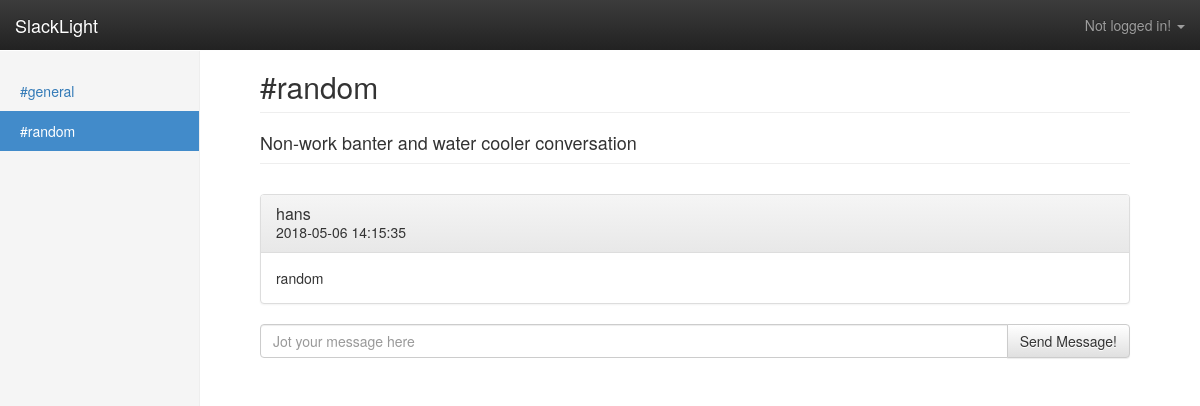
The app's page /index.php?view=main&channelId=2 with its own data.
### tables this page shows
CREATE TABLE channel (
	id INT(11) NOT NULL AUTO_INCREMENT,
	name VARCHAR(255) NOT NULL,
	PRIMARY KEY (id)
);

CREATE TABLE topic (
	id INT(11) NOT NULL AUTO_INCREMENT,
	channel_id INT(11) NOT NULL,
	name VARCHAR(1000) NOT NULL,
	PRIMARY KEY (id)
);

### index.php (called while the page is built, shortened)
<?php
require_once('inc/bootstrap.php');
$default_view = 'main';
$view = $default_view;
if (isset($_REQUEST['view']) &&
    file_exists(__DIR__ . '/views/' . $_REQUEST['view'] . '.php'))
    {
        $view = $_REQUEST['view'];
    }
require_once('views/' . $view . '.php');

### lib/Data/DataManager_PDO.php (called while the page is built, shortened)
<?php
class DataManager {
    private static $__connection;
    private static function getConnection() {
        if (!isset(self::$__connection)) {
            self::$__connection = new \PDO('mysql:host=localhost;dbname=fh_2018_scm4_S1610307035;charset=utf8', 'root', '');
        }
        return self::$__connection;
    }
    private static function query ($connection, $query, $parameters = array()) {
        $statement = $connection->prepare($query);
        $i = 1;
        foreach ($parameters as $param) {
            if (is_int($param)) {
                $statement->bindValue($i, $param,\PDO::PARAM_INT);
            }
            $i++;
        }
        $statement->execute();
        return $statement;
    }
    private static function fetchObject($cursor) {
        return $cursor->fetchObject();
    }
    private static function closeConnection() {
        self::$__connection = null;
    }
    public static function getChannels() : array {
        $channels = array();
        $con = self::getConnection();
        $res = self::query($con, "
            SELECT id, name
            FROM channel
        ");
        while ($cat = self::fetchObject($res)) {
            $channels[] = new Channel($cat->id, $cat->name);
        }
        return $channels;
    }
    public static function getMessagesByChannelId(int $channelId) : array {
      $messages = array();
      $con = self::getConnection();
      $res = self::query($con, "
        SELECT message.id, user_id ,channel_id, name, content, created
        FROM message
        JOIN users ON (users.id = user_id)
        WHERE deleted = 0
        AND channel_id = ?;
        ", array($channelId));
      while ($message = self::fetchObject($res)) {
            $messages[] = new Message($message->id, $message->user_id, $message->channel_id, $message->name, $message->content, $message->created);
      }
      return $messages;
    }
    public static function getChannelByChannelId(int $channelId) : string {
        $channel = null;
        $con = self::getConnection();
        $res = self::query($con, "
            SELECT id, name
            FROM channel
            WHERE id = ?;
        ", array($channelId));
        if ($temp = self::fetchObject($res)) {
            $channel = $temp->name;
        }
        return $channel;
    }
    public static function getTopicsByChannelId(int $channelId) : array {
        $topics = array();
        $con = self::getConnection();
        $res = self::query($con, "
          SELECT id, channel_id, name
          FROM topic
          WHERE channel_id = ?;
          ", array($channelId));
        while ($topic = self::fetchObject($res)) {
              $topics[] = new Topic($topic->id, $topic->channel_id, $topic->name);
        }
        return $topics;
      }
}

### lib/Slacklight/Entity.php (called while the page is built, shortened)
<?php
class Entity extends BaseObject implements IData {
    private $id;
    public function __construct(int $id) {
        $this->id = intval($id);
    }
    public function getId() : int  {
        return $this->id;
    }
}

### lib/Slacklight/Channel.php (called while the page is built, shortened)
<?php
class Channel extends Entity {
    private $name;
    public function __construct(int $id, string $name) {
        $this->name = $name;
    }
    public function getName() : string {
        return $this->name;
    }
}

### inc/bootstrap.php (called while the page is built, shortened)
<?php
spl_autoload_register(function ($class) {
    $filename = __DIR__ . '/../lib/' . str_replace('\\', DIRECTORY_SEPARATOR, $class) . '.php';
});

### lib/Slacklight/Topic.php (called while the page is built, shortened)
<?php
class Topic extends Entity {
    private $name;
    public function __construct(int $id, int $channelId, string $name) {
        $this->name = $name;
    }
    public function getName() : string {
        return $this->name;
    }
}

### lib/Slacklight/Message.php (called while the page is built, shortened)
<?php
class Message extends Entity {
    private $username;
    private $content;
    private $created;
    public function __construct(int $id, int $userId, int $channelId, string $username, string $content,
                 string $created) {
        $this->username = $username;
        $this->content = $content;
        $this->created = $created;
    }
    public function getUsername() : string {
        return $this->username;
    }
    public function getContent() : string {
        return $this->content;
    }
    public function getCreated() : string {
        return $this->created;
    }
}

### views/main.php (the view, shortened to what this page needs)
<?php
  $channels = DataManager::getChannels();
  $channelId = isset($_REQUEST['channelId']) ? (int) $_REQUEST['channelId'] : null;
  $selectedChannel =  null;
  $messages = array();
  $topics = array();
  if($channelId !== null){
    $messages = DataManager::getMessagesByChannelId($channelId);
    $selectedChannel =  DataManager::getChannelByChannelId($channelId);
    $topics = DataManager::getTopicsByChannelId($channelId);
  }
?>
<?php require_once('views/partials/header.php'); ?>
<div class="container-fluid">
  <div class="row">
    <?php require_once('views/partials/sidebar.php'); ?>
    <div class="col-sm-9 col-sm-offset-3 col-md-10 col-md-offset-2 main">
    <h2 class="page-header">#<?php echo $selectedChannel; ?></h2>
    <?php foreach ($topics as $topic) : ?>
      <h4 class="sub-header"><?php echo $topic->getName(); ?></h4>
    <?php endforeach; ?>
    <br/>
    <?php foreach ($messages as $message) : ?>
      <div class="panel panel-default">
        <div class="panel-heading">
          <h3 class="panel-title"><?php echo $message->getUsername(); ?></h3>
            <?php echo $message->getCreated(); ?>
        </div>
        <div class="panel-body">
          <?php echo $message->getContent(); ?>
        </div>
      </div>
    <?php endforeach; ?>
    <div class="input-group">
      <input type="text" class="form-control" placeholder="Jot your message here">
      <span class="input-group-btn">
        <button class="btn btn-default" type="button">Send Message!</button>
      </span>
    </div>
</div>
<?php require_once('views/partials/footer.php'); ?>

### views/partials/sidebar.php (shortened to what this page needs)
<?php
  $channels = DataManager::getChannels();
  $channelId = isset($_REQUEST['channelId']) ? (int) $_REQUEST['channelId'] : null;
?>
<div class="col-sm-3 col-md-2 sidebar">
  <ul class="nav nav-sidebar">
    <?php foreach ($channels as $channel) : ?>
      <li <?php if ($channel->getId() === $channelId) { ?> class="active" <?php } ?>>
        <a href="<?php echo $_SERVER['PHP_SELF']; ?>?view=main&channelId=<?php echo urlencode($channel->getId()); ?>">
        #<?php echo $channel->getName(); ?>
        </a>
    </li>
    <?php endforeach; ?>
  </ul>
</div>

### assets/main.css (style rules this page uses)
body { padding-top: 10px; }

### assets/dashboard.css (style rules this page uses)
body { padding-top: 50px; }
.sub-header { padding-bottom: 10px; border-bottom: 1px solid #eee; }
.sidebar { display: none; }
@media (min-width: 768px) { .sidebar { position: fixed; top: 51px; bottom: 0; left: 0; z-index: 1000; display: block; padding: 20px; overflow-x: hidden; overflow-y: auto; background-color: #f5f5f5; border-right: 1px solid #eee; } }
.nav-sidebar { margin-right: -21px; margin-bottom: 20px; margin-left: -20px; }
.nav-sidebar > li > a { padding-right: 20px; padding-left: 20px; }
.nav-sidebar > .active > a, .nav-sidebar > .active > a:hover, .nav-sidebar > .active > a:focus { color: #fff; background-color: #428bca; }
.main { padding: 20px; }
@media (min-width: 768px) { .main { padding-right: 40px; padding-left: 40px; } }
.main .page-header { margin-top: 0; }

### records on screen
channel: name "general"
channel: name "random"
topic: name "Non-work banter and water cooler conversation"

### other values on screen
$message->getUsername() "hans"
$message->getCreated() "2018-05-06 14:15:35"
$message->getContent() "random"
